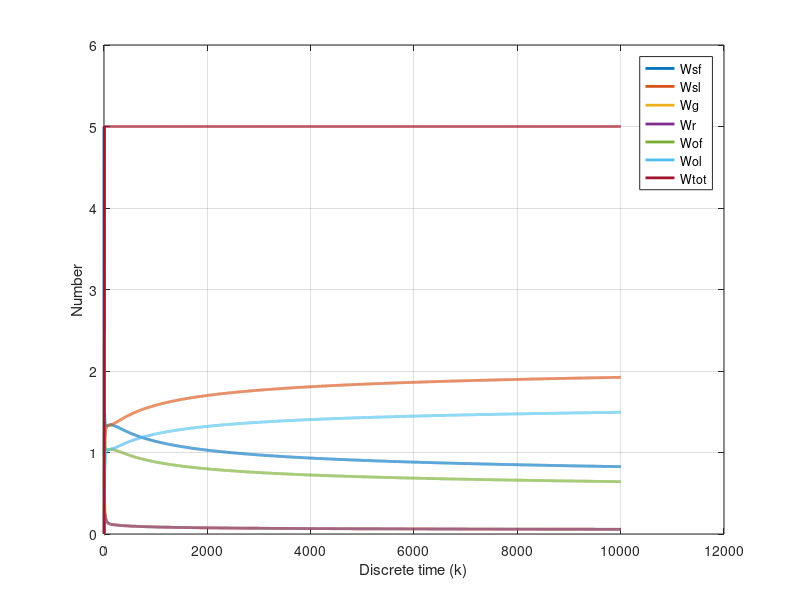
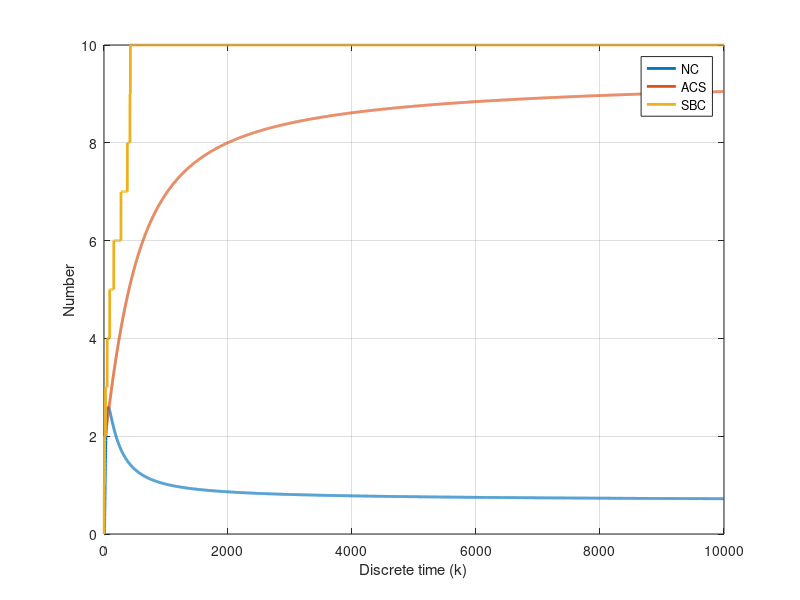
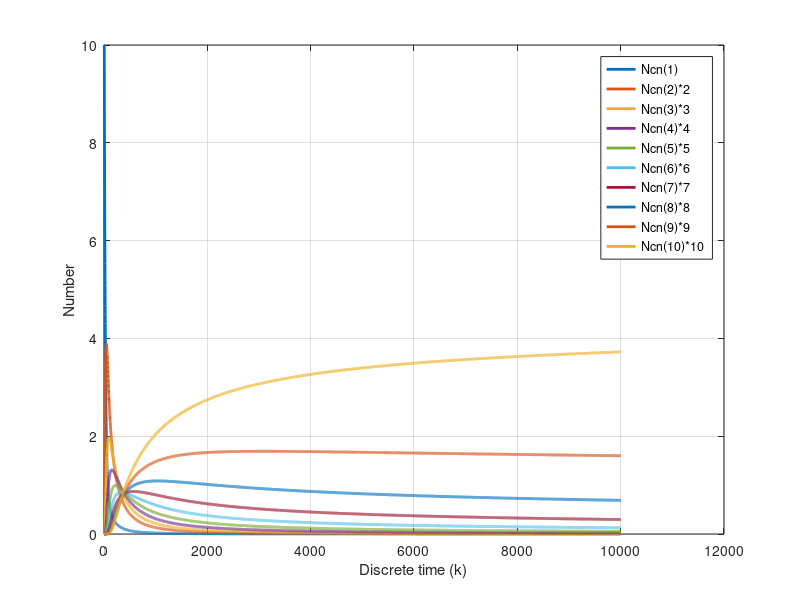
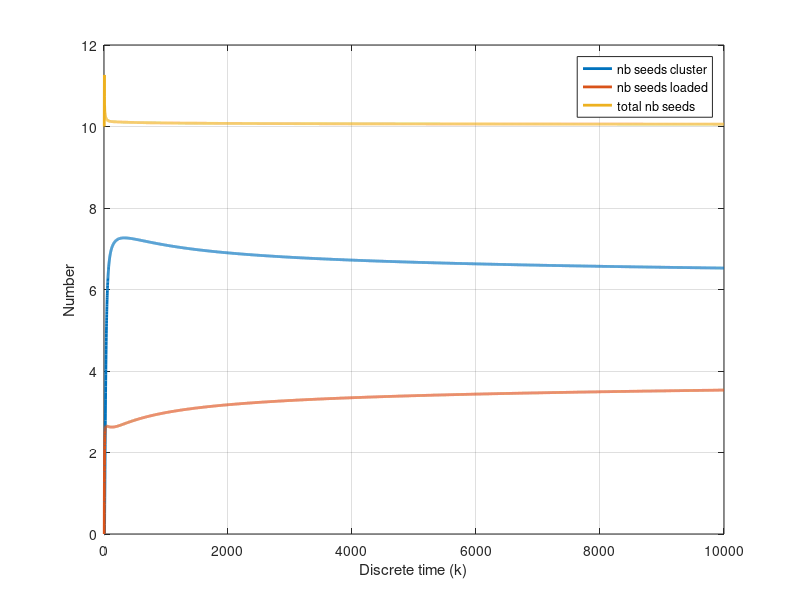

These figures' MATLAB source, in order:
% Usual cleaning
clc
close all
clear all

% Debugging
debugging = 1;

% Initialize parameters
Nr = 5; % Total number of robots
Ns = 10; % Total number of seeds
Wsf0 = Nr; % Number of robots in search-free state
Wsl0 = 0; % Number of robots in search-loaded state
Wr0 = 0; % Number of robots in releasing state
Wg0 = 0; % Number of robots in gripping state
Wof0 = 0; % Number of robots in obstacle avoidance-free state
Wol0 = 0; % Number of robots in obstacle avoidance-floaded state
k_sim = 10000; %10080; % Total simulation time
vr = 0.08; %average robot speed, m/s
rs = 0.1; %detection radius of the distance sensor
ds = 2*rs; %detection distance of the sensor
da = 1; % edge of the arena
Aa = da^2; % Area of the arena, m^2
Ts = 1; % Sample time, s
Trg = 2; % Releasing and gripping delay, s
Toa = 3; % Obstacle avoidance delay, s
alpha_inc = 60; % Construction angle
alpha_dec = 60; % Destruction angle
Td_max = max(Trg,Toa)+1; % Simulation start
p_thr_sbc = 0.1; % Probability threshold for size of the biggest cluster

% Allocate variables
Wsf = zeros(k_sim,1);
Wsl = zeros(k_sim,1);
Wr = zeros(k_sim,1);
Wg = zeros(k_sim,1);
Wof = zeros(k_sim,1);
Wol = zeros(k_sim,1);
Ncn = zeros(k_sim,Ns,1); % Number of clusters of size n (max Ns)
NC = zeros(k_sim,1); % Number of clusters NC
ACS = zeros(k_sim,1); % Average cluster size ACS
SBC = zeros(k_sim,1);

p1 = zeros(k_sim,1);
p2 = zeros(k_sim,1);
nb_seeds_loaded = zeros(k_sim,1);
nb_seeds_in_cluster = zeros(k_sim,1);
inc_rate = zeros(k_sim,1);
dec_rate = zeros(k_sim,1);

% Initialize variables
Wsf(Td_max) = Wsf0;
Wsl(Td_max) = Wsl0;
Wr(Td_max) = Wr0;
Wg(Td_max) = Wg0;
Wol(Td_max) = Wol0;
Wof(Td_max) = Wof0;
Ncn(1:Td_max,1) = Ns;
NC(Td_max) = 0;
ACS(Td_max) = 0;
SBC(Td_max) = 0;

p_wall = vr/(da-2*ds);
%p_wall = (da^2 - (da-ds)^2)/Aa;
p_robot = (Nr-1)*(pi*rs^2)/Aa;

p3 = p_wall + p_robot;
p4 = p_wall + p_robot;

% define encountering probability
penc = zeros(Ns,1) + (Ts*vr*ds)/Aa;
penc = penc(:,1).*[1:Ns]';

% define encountering angle and masking bounding conditions
aenc_dec = zeros(Ns,1) + (alpha_dec/180);
aenc_inc = zeros(Ns,1) + (alpha_dec/180);
aenc_dec(1) = 1;
aenc_inc(1) = 1;
aenc_inc(Ns) = 0;

% define probability to increase or decrease a cluster of size n
pdec = penc .* aenc_dec;
pinc = penc .* aenc_inc;

% Perform the simulation
for k = Td_max:k_sim
    % calc. number of clusters os size n
    Ncn(k+1,1) = Ncn(k,1) - pinc(1)*Ncn(k-Trg,1)*Wsl(k-Trg) + pdec(2)*Ncn(k-Trg,2)*Wsf(k-Trg) ...
                          - pdec(1)*Ncn(k-Trg,1)*Wsf(k-Trg);
    for n = 2:Ns-1          
        Ncn(k+1,n) = Ncn(k,n) - pdec(n)*Ncn(k-Trg,n)*Wsf(k-Trg) + pdec(n+1)*Ncn(k-Trg,n+1)*Wsf(k-Trg) ...
                              - pinc(n)*Ncn(k-Trg,n)*Wsl(k-Trg) + pinc(n-1)*Ncn(k-Trg,n-1)*Wsl(k-Trg);       
    end
    Ncn(k+1,Ns) = Ncn(k,Ns) - pdec(Ns)*Ncn(k-Trg,Ns)*Wsf(k-Trg) + pinc(Ns-1)*Ncn(k-Trg,Ns-1)*Wsl(k-Trg); 

    % calc. probability of gripping and releasing any seed
    p1(k,:) = dot(pdec,Ncn(k,:));
    p2(k,:) = dot(pinc,Ncn(k,:)');
    
    % update number of robots in each state
    Wsf(k+1) = Wsf(k) - p3*(Wsf(k)-Wsf(k-Toa)) - p1(k)*Wsf(k) + p2(k-Trg)*Wsl(k-Trg);
    Wof(k+1) = Wof(k) + p3*(Wsf(k)-Wsf(k-Toa));
    Wg(k+1) = Wg(k) + p1(k)*Wsf(k) - p1(k-Trg)*Wsf(k-Trg);
    Wsl(k+1) = Wsl(k) - p4*(Wsl(k)-Wsl(k-Toa)) - p2(k)*Wsl(k) + p1(k-Trg)*Wsf(k-Trg);
    Wol(k+1) = Wol(k) + p4*(Wsl(k)-Wsl(k-Toa));
    Wr(k+1) = Wr(k) + p2(k)*Wsl(k) - p2(k-Trg)*Wsl(k-Trg);
    
    % calc. nb. seeds loaded by a robot (incl. gripping and releasing)
    nb_seeds_loaded(k+1) = nb_seeds_loaded(k) + p1(k)*Wsf(k) - p2(k-Trg)*Wsl(k-Trg);

    % Metric NC: nb. clusters
    NC(k) = sum(Ncn(k,2:Ns));
    
    % Metric SBC: size of largest cluster
    for n = 1:Ns          
        if Ncn(k,n) > p_thr_sbc % choosing threshold because it is probabilistic
            SBC(k) = n;
        end
    end

    % Metric ACS: avg. cluster size
    nb_seeds_in_cluster(k) = dot([2:Ns], Ncn(k,2:Ns)); % excluding solely seeds
    ACS(k) = nb_seeds_in_cluster(k)/NC(k);


    % DEBUGGING: ERROR VERIFICATION
    if debugging
        for n = 1:Ns
            % ERROR verification: Ncn range
            if Ncn(k+1,n) < 0
                disp("ERROR: Ncn < 0");
                disp(["iteration =", k, "nb. seeds", n, "Ncn=", Ncn(k+1,n)]);
                break;
            elseif Ncn(k+1,n) > Ns
                disp("ERROR: Ncn > Ns");
                disp(["iteration =", k, "nb. seeds", n, "Ncn=", Ncn(k+1,n)]);
                break;
            end
        end

        % ERROR verification: p1 and p2 range
        if p1(k)<0 || p1(k)>1
            disp("ERROR: p1 out of range");
            disp(["iteration =", k, "p1=", p1(k)]);
            disp(["pdec", round(pdec(:)',2)]);
            disp(["Ncn", Ncn(k,:)]);
            break;
        end
        if p2(k)<0 || p2(k)>1
            disp("ERROR: p2 out of range");
            disp(["iteration =", k, "p2=", p2(k)]);
            disp(["pdec", pinc(:)]);
            disp(["Ncn", Ncn(k,:)]);
            break;
        end

        % ERROR verification: Wtot
        Wtot = Wsf(k)+Wof(k)+Wg(k)+Wsl(k)+Wol(k)+Wr(k);
        if abs(Wtot-Nr) > p_thr_sbc
            disp("ERROR: Wtot not equal to Nr");
            disp(["iteration =", k, "Wtot=", Wtot]);
            break;
        end

        % ERROR verification: nb. seeds loaded
        if abs(nb_seeds_loaded-Wsl(k)-Wol(k)-Wg(k)-Wr(k)) > p_thr_sbc
            disp("ERROR: nb. seeds loaded not consistent");
            disp(["iteration =", k, "nb_seeds_loaded=", nb_seeds_loaded(k)]);
            disp(["Wsf", Wsf(k), "Wsl", Wsl(k), "Wof", Wof(k), "Wol", Wol(k), "Wg", Wg(k), "Wr", Wr(k)]);
            break;
        end

        % ERROR verification: conservation of nb. of seeds  
        if abs(nb_seeds_in_cluster(k)+Ncn(k,1)+nb_seeds_loaded(k)-Ns) > 2
            disp("ERROR: nb. seeds not conserved");
            disp(["iteration =", k, "nb_seeds_in_cluster=", nb_seeds_in_cluster(k), ...
                  "nb_seeds_loaded=", nb_seeds_loaded(k)]);
            disp(["Ncn=", Ncn(k,:)]);
            break;
        end
    end  
end


%%
% Plot number of robots in each state
figure
plot(Wsf,'LineWidth',2)
hold on
grid on
plot(Wsl,'LineWidth',2)
hold on
plot(Wg,'LineWidth',2)
hold on
plot(Wr,'LineWidth',2)
hold on
plot(Wof,'LineWidth',2)
hold on
plot(Wol,'LineWidth',2)
hold on
plot(Wsf + Wsl + Wg + Wr + Wof + Wol, 'LineWidth',2);
legend('Wsf','Wsl','Wg','Wr','Wof','Wol','Wtot');
xlabel('Discrete time (k)');
ylabel('Number');

% Plot metrics
figure
plot(NC,'LineWidth',2)
hold on
grid on
plot(ACS,'LineWidth',2)
hold on
plot(SBC,'LineWidth',2)
legend('NC','ACS','SBC');
xlabel('Discrete time (k)');
ylabel('Number');

% Plot nb. clusters of size n
figure
for n = 1:Ns
    plot(Ncn(:,n)*n,'LineWidth',2)
    hold on
    grid on
end
legend('Ncn(1)','Ncn(2)*2','Ncn(3)*3','Ncn(4)*4','Ncn(5)*5','Ncn(6)*6','Ncn(7)*7', ...
        'Ncn(8)*8','Ncn(9)*9','Ncn(10)*10');
xlabel('Discrete time (k)');
ylabel('Number');

% Plot nb seeds inside cluster and loaded
figure
plot(nb_seeds_in_cluster,'LineWidth',2)
hold on
grid on
plot(nb_seeds_loaded(1:k_sim),'LineWidth',2)
hold on
grid on
plot(nb_seeds_in_cluster+nb_seeds_loaded(1:k_sim)+Ncn(1:k_sim,1),'LineWidth',2)
legend('nb seeds cluster', 'nb seeds loaded', 'total nb seeds');
xlabel('Discrete time (k)');
ylabel('Number');

% Plot prob. p1 and p2
figure
plot(p1,'LineWidth',2)
hold on
grid on
plot(p2,'LineWidth',2)
legend('p1', 'p2');
xlabel('Discrete time (k)');
ylabel('Number');




